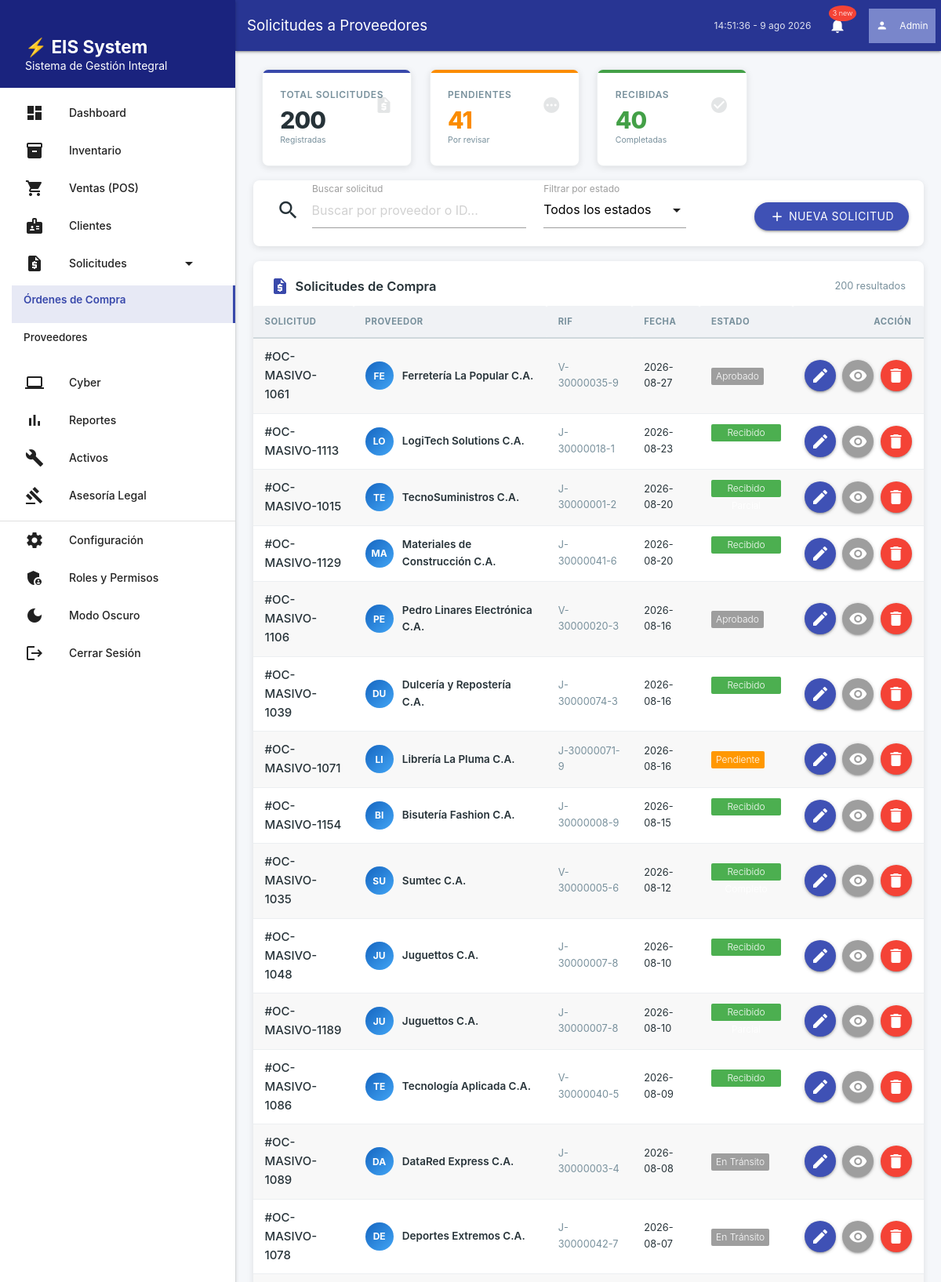
/?pagina=proveedores (signed in, upper part), run on the app's committed database.
### tables this page shows
CREATE TABLE orden_abastecimiento
(
    id              INT PRIMARY KEY AUTO_INCREMENT,
    numero_de_orden VARCHAR(50) not null,
    fecha           DATE        not null,
    fk_proveedor    INT,
    fk_status       INT,
    FOREIGN KEY (fk_proveedor) REFERENCES proveedores (id)
        ON DELETE RESTRICT
        ON UPDATE CASCADE,
    FOREIGN KEY (fk_status) REFERENCES status_seguimiento (id)
        ON DELETE RESTRICT
        ON UPDATE CASCADE
);

CREATE TABLE proveedores
(
    id       INT PRIMARY KEY AUTO_INCREMENT,
    rif      VARCHAR(20) UNIQUE NOT NULL,
    nombre   VARCHAR(100)       not null,
    email    VARCHAR(100)       not null,
    telefono VARCHAR(20)        not null
);

CREATE TABLE status_seguimiento
(
    id     INT PRIMARY KEY AUTO_INCREMENT,
    status VARCHAR(50) NOT NULL
);

### app/core/router.php (called while the page is built, shortened)
<?php
class Router
{
    private string $pagina;
    public function setPagina(string $pagina): void
    {
        $this->pagina = $pagina;
    }
    public function handle(): void
    {
        $this->renderView();
    }
    private function renderView(): void
    {
        $rutaVista = __DIR__ . '/../Views/' . $this->pagina . '.php';
        $this->renderWithLayout($rutaVista);
    }
    private function renderWithLayout(string $contentView): void
    {
        require __DIR__ . '/../template/layout.php';
    }
}

### index.php (called while the page is built, shortened)
<?php
$router = new Router();
$router->handle();

### app/core/Database.php (called while the page is built, shortened)
<?php
class Database
{
    private static ?PDO $instance = null;
    public static function getConnection(): PDO
    {
        if (self::$instance === null) {
            $dns = sprintf(
                'mysql:host=%s;dbname=%s;charset=%s',
                self::DB_HOST,
                self::DB_NAME,
                self::DB_CHARSET
            );
            $options = [
                PDO::ATTR_ERRMODE            => PDO::ERRMODE_EXCEPTION,
                PDO::ATTR_DEFAULT_FETCH_MODE => PDO::FETCH_ASSOC,
                PDO::ATTR_EMULATE_PREPARES   => false,
            ];
            try {
                self::$instance = new PDO($dns, self::DB_USER, self::DB_PASS, $options);
            } catch (PDOException $e) {
                throw new PDOException('Error de conexión a base de datos', (int)$e->getCode());
            }
        }
        return self::$instance;
    }
}

### app/core/Model.php (called while the page is built, shortened)
<?php
abstract class Model
{
    public function __construct()
    {
        $this->db = Database::getConnection();
    }
}

### app/Models/Proveedor.php (called while the page is built, shortened)
<?php
class Proveedor extends Model
{
    public function obtenerOrdenes(): array
    {
        $stmt = $this->db->query("
            SELECT oa.id, oa.numero_de_orden, oa.fecha,
                   p.id AS proveedor_id, p.nombre AS proveedor_nombre, p.rif,
                   ss.id AS status_id, ss.status AS estado
            FROM orden_abastecimiento oa
            LEFT JOIN proveedores p ON oa.fk_proveedor = p.id
            LEFT JOIN status_seguimiento ss ON oa.fk_status = ss.id
            ORDER BY oa.fecha DESC
        ");
        return $stmt->fetchAll();
    }
    public function totalSolicitudes(): int
    {
        $stmt = $this->db->query("SELECT COUNT(*) AS total FROM orden_abastecimiento");
        return (int)$stmt->fetch()['total'];
    }
    public function contarPorEstado(): array
    {
        $stmt = $this->db->query("
            SELECT ss.status AS estado, COUNT(*) AS total
            FROM orden_abastecimiento oa
            LEFT JOIN status_seguimiento ss ON oa.fk_status = ss.id
            GROUP BY ss.status
        ");
        return $stmt->fetchAll();
    }
}

### app/Views/proveedores.php (the view, shortened to what this page needs)
<?php
$provModel = new Proveedor();
$ordenes   = $provModel->obtenerOrdenes();
$kpis      = $provModel->contarPorEstado();
$total     = $provModel->totalSolicitudes();
$pendientes = 0; $recibidas = 0;
foreach ($kpis as $row) {
    $est = strtolower($row['estado']);
    if (str_contains($est, 'pend')) $pendientes = (int)$row['total'];
    elseif (str_contains($est, 'recib')) $recibidas = (int)$row['total'];
}
?>
<div class="row" style="margin-bottom:1.25rem;">
    <div class="col s12 m6 l3">
        <div class="metric-card" style="margin:0;">
            <div class="metric-icon"><i class="material-icons">request_quote</i></div>
            <div class="metric-label">Total Solicitudes</div>
            <div class="metric-value" id="kpi-total"><?php echo $total; ?></div>
            <div style="color:var(--text-muted);font-size:0.7rem;margin-top:0.25rem;">Registradas</div>
        </div>
    </div>
    <div class="col s12 m6 l3">
        <div class="metric-card warning" style="margin:0;">
            <div class="metric-icon"><i class="material-icons">pending</i></div>
            <div class="metric-label">Pendientes</div>
            <div class="metric-value" style="color:var(--warning);" id="kpi-pendientes"><?php echo $pendientes; ?></div>
            <div style="color:var(--text-muted);font-size:0.7rem;margin-top:0.25rem;">Por revisar</div>
        </div>
    </div>
    <div class="col s12 m6 l3">
        <div class="metric-card success" style="margin:0;">
            <div class="metric-icon"><i class="material-icons">check_circle</i></div>
            <div class="metric-label">Recibidas</div>
            <div class="metric-value" style="color:var(--success);" id="kpi-recibidas"><?php echo $recibidas; ?></div>
            <div style="color:var(--text-muted);font-size:0.7rem;margin-top:0.25rem;">Completadas</div>
        </div>
    </div>
</div>
<div class="card" style="margin-bottom:1.25rem;">
    <div class="card-content" style="padding:1rem 1.25rem;">
        <div class="row valign-wrapper" style="margin-bottom:0;flex-wrap:wrap;">
            <div class="col s12 m12 l5" style="margin-bottom:0;">
                <div class="input-field" style="margin:0;">
                    <i class="material-icons prefix">search</i>
                    <input type="text" id="searchProveedor" placeholder="Buscar por proveedor o ID...">
                    <label for="searchProveedor">Buscar solicitud</label>
                </div>
            </div>
            <div class="col s6 m4 l3" style="margin-bottom:0;">
                <div class="input-field" style="margin:0;">
                    <label>Filtrar por estado</label>
                </div>
            </div>
            <div class="col s6 m4 l4 right-align" style="padding:0.5rem 0 0;display:flex;gap:0.5rem;justify-content:flex-end;flex-wrap:wrap;">
                <button class="btn waves-effect waves-light indigo btn-nuevo" data-tipo="solicitud"
                    style="border-radius:24px;display:inline-flex;align-items:center;gap:0.35rem;padding:0 1.25rem;">
                    <i class="material-icons left" style="margin:0;">add</i>
                    <span class="hide-on-small-only">Nueva Solicitud</span>
                </button>
            </div>
        </div>
    </div>
</div>
<div class="card">
    <div class="card-content" style="padding:0;">
        <div style="padding:1.25rem 1.5rem 0;display:flex;align-items:center;justify-content:space-between;flex-wrap:wrap;gap:0.5rem;">
            <span style="font-size:1.1rem;font-weight:600;display:flex;align-items:center;gap:0.5rem;">
                <i class="material-icons" style="color:var(--primary);">request_quote</i> Solicitudes de Compra
            </span>
            <span class="result-count" style="color:var(--text-muted);font-size:0.85rem;"><?php echo count($ordenes); ?> resultados</span>
        </div>
        <div style="overflow-x:auto;margin-top:0.75rem;">
            <table class="striped" id="tabla-ordenes" style="margin-bottom:0;border-collapse:collapse;width:100%;min-width:580px;">
                <thead>
                    <tr style="background:var(--surface-hover);">
                        <th style="padding:0.75rem 1rem;font-size:0.75rem;text-transform:uppercase;letter-spacing:0.05em;color:var(--text-muted);font-weight:700;border-bottom:2px solid var(--border);">Solicitud</th>
                        <th style="padding:0.75rem 1rem;font-size:0.75rem;text-transform:uppercase;letter-spacing:0.05em;color:var(--text-muted);font-weight:700;border-bottom:2px solid var(--border);">Proveedor</th>
                        <th style="padding:0.75rem 1rem;font-size:0.75rem;text-transform:uppercase;letter-spacing:0.05em;color:var(--text-muted);font-weight:700;border-bottom:2px solid var(--border);">RIF</th>
                        <th style="padding:0.75rem 1rem;font-size:0.75rem;text-transform:uppercase;letter-spacing:0.05em;color:var(--text-muted);font-weight:700;border-bottom:2px solid var(--border);">Fecha</th>
                        <th style="padding:0.75rem 1rem;font-size:0.75rem;text-transform:uppercase;letter-spacing:0.05em;color:var(--text-muted);font-weight:700;border-bottom:2px solid var(--border);">Estado</th>
                        <th style="padding:0.75rem 1rem;font-size:0.75rem;text-transform:uppercase;letter-spacing:0.05em;color:var(--text-muted);font-weight:700;border-bottom:2px solid var(--border);text-align:right;">Acción</th>
                    </tr>
                </thead>
                <tbody>
                    <?php if (empty($ordenes)): ?>
                    <tr>
                        <td colspan="6" style="text-align:center;padding:2rem;color:var(--text-muted);">
                            <i class="material-icons" style="font-size:2.5rem;display:block;margin-bottom:0.5rem;">request_quote</i>
                            No hay solicitudes registradas
                        </td>
                    </tr>
                    <?php else: ?>
                    <?php foreach ($ordenes as $o):
                        $color = 'grey';
                        $estado = $o['estado'] ?? 'Sin estado';
                        $e = strtolower($estado);
                        if (str_contains($e, 'pend')) $color = 'orange';
                        elseif (str_contains($e, 'recib')) $color = 'green';
                        elseif (str_contains($e, 'cancel')) $color = 'red';
                    ?>
                    <tr data-id="<?php echo $o['id']; ?>" data-numero="<?php echo htmlspecialchars($o['numero_de_orden']); ?>" style="border-bottom:1px solid var(--border-light);transition:background 0.15s;">
                        <td style="padding:0.75rem 1rem;"><strong>#<?php echo htmlspecialchars($o['numero_de_orden']); ?></strong></td>
                        <td style="padding:0.75rem 1rem;">
                            <div style="display:flex;align-items:center;gap:0.75rem;">
                                <div style="width:36px;height:36px;border-radius:50%;background:linear-gradient(135deg,#1565c0,#42a5f5);display:flex;align-items:center;justify-content:center;flex-shrink:0;color:#fff;font-weight:700;font-size:0.8rem;"><?php echo strtoupper(substr($o['proveedor_nombre'] ?? '?', 0, 2)); ?></div>
                                <div>
                                    <div style="font-weight:600;font-size:0.9rem;"><?php echo htmlspecialchars($o['proveedor_nombre'] ?? 'Sin proveedor'); ?></div>
                                </div>
                            </div>
                        </td>
                        <td style="padding:0.75rem 1rem;color:var(--text-muted);font-size:0.85rem;"><?php echo htmlspecialchars($o['rif'] ?? '-'); ?></td>
                        <td style="padding:0.75rem 1rem;font-size:0.85rem;"><?php echo htmlspecialchars($o['fecha']); ?></td>
                        <td style="padding:0.75rem 1rem;"><span class="new badge <?php echo $color; ?>" data-badge-caption=""><?php echo htmlspecialchars($estado); ?></span></td>
                        <td style="padding:0.75rem 1rem;text-align:right;white-space:nowrap;">
                            <button class="btn-floating waves-effect waves-light indigo tooltipped btn-editar-orden" data-id="<?php echo $o['id']; ?>" data-position="left" data-tooltip="Editar solicitud"><i class="material-icons">edit</i></button>
                            <button class="btn-floating waves-effect waves-light grey tooltipped btn-ver-orden" data-id="<?php echo $o['id']; ?>" data-position="left" data-tooltip="Ver detalles" style="margin-left:4px;"><i class="material-icons">visibility</i></button>
                            <button class="btn-floating waves-effect waves-light red tooltipped btn-eliminar-orden" data-id="<?php echo $o['id']; ?>" data-numero="<?php echo htmlspecialchars($o['numero_de_orden']); ?>" data-position="left" data-tooltip="Eliminar" style="margin-left:4px;"><i class="material-icons">delete</i></button>
                        </td>
                    </tr>
                    <?php endforeach; ?>
                    <?php endif; ?>
                </tbody>
            </table>
        </div>
    </div>
</div>

### data on the page
orden_abastecimiento: numero_de_orden "OC-MASIVO-1061", fk_proveedor.nombre "FE", fk_proveedor.nombre "Ferretería La Popular C.A.", fk_proveedor.rif "V-30000035-9", fecha "2026-08-27", fk_status.status "Aprobado"
orden_abastecimiento: numero_de_orden "OC-MASIVO-1113", fk_proveedor.nombre "LO", fk_proveedor.nombre "LogiTech Solutions C.A.", fk_proveedor.rif "J-30000018-1", fecha "2026-08-23", fk_status.status "Recibido Completo"
orden_abastecimiento: numero_de_orden "OC-MASIVO-1015", fk_proveedor.nombre "TE", fk_proveedor.nombre "TecnoSuministros C.A.", fk_proveedor.rif "J-30000001-2", fecha "2026-08-20", fk_status.status "Recibido Parcial"
orden_abastecimiento: numero_de_orden "OC-MASIVO-1129", fk_proveedor.nombre "MA", fk_proveedor.nombre "Materiales de Construcción C.A.", fk_proveedor.rif "J-30000041-6", fecha "2026-08-20", fk_status.status "Recibido Completo"
orden_abastecimiento: numero_de_orden "OC-MASIVO-1106", fk_proveedor.nombre "PE", fk_proveedor.nombre "Pedro Linares Electrónica C.A.", fk_proveedor.rif "V-30000020-3", fecha "2026-08-16", fk_status.status "Aprobado"
orden_abastecimiento: numero_de_orden "OC-MASIVO-1039", fk_proveedor.nombre "DU", fk_proveedor.nombre "Dulcería y Repostería C.A.", fk_proveedor.rif "J-30000074-3", fecha "2026-08-16", fk_status.status "Recibido Completo"
orden_abastecimiento: numero_de_orden "OC-MASIVO-1071", fk_proveedor.nombre "LI", fk_proveedor.nombre "Librería La Pluma C.A.", fk_proveedor.rif "J-30000071-9", fecha "2026-08-16", fk_status.status "Pendiente"
orden_abastecimiento: numero_de_orden "OC-MASIVO-1154", fk_proveedor.nombre "BI", fk_proveedor.nombre "Bisutería Fashion C.A.", fk_proveedor.rif "J-30000008-9", fecha "2026-08-15", fk_status.status "Recibido Completo"
orden_abastecimiento: numero_de_orden "OC-MASIVO-1035", fk_proveedor.nombre "SU", fk_proveedor.nombre "Sumtec C.A.", fk_proveedor.rif "V-30000005-6", fecha "2026-08-12", fk_status.status "Recibido Completo"
orden_abastecimiento: numero_de_orden "OC-MASIVO-1048", fk_proveedor.nombre "JU", fk_proveedor.nombre "Juguettos C.A.", fk_proveedor.rif "J-30000007-8", fecha "2026-08-10", fk_status.status "Recibido Completo"
orden_abastecimiento: numero_de_orden "OC-MASIVO-1189", fk_proveedor.nombre "JU", fk_proveedor.nombre "Juguettos C.A.", fk_proveedor.rif "J-30000007-8", fecha "2026-08-10", fk_status.status "Recibido Parcial"
orden_abastecimiento: numero_de_orden "OC-MASIVO-1086", fk_proveedor.nombre "TE", fk_proveedor.nombre "Tecnología Aplicada C.A.", fk_proveedor.rif "V-30000040-5", fecha "2026-08-09", fk_status.status "Recibido Completo"
orden_abastecimiento: numero_de_orden "OC-MASIVO-1089", fk_proveedor.nombre "DA", fk_proveedor.nombre "DataRed Express C.A.", fk_proveedor.rif "J-30000003-4", fecha "2026-08-08", fk_status.status "En Tránsito"
orden_abastecimiento: numero_de_orden "OC-MASIVO-1078", fk_proveedor.nombre "DE", fk_proveedor.nombre "Deportes Extremos C.A.", fk_proveedor.rif "J-30000042-7", fecha "2026-08-07", fk_status.status "En Tránsito"

### other printed values
$pageTitle "Solicitudes a Proveedores"
$total "200"
$pendientes "41"
$recibidas "40"
count($ordenes) "200"
